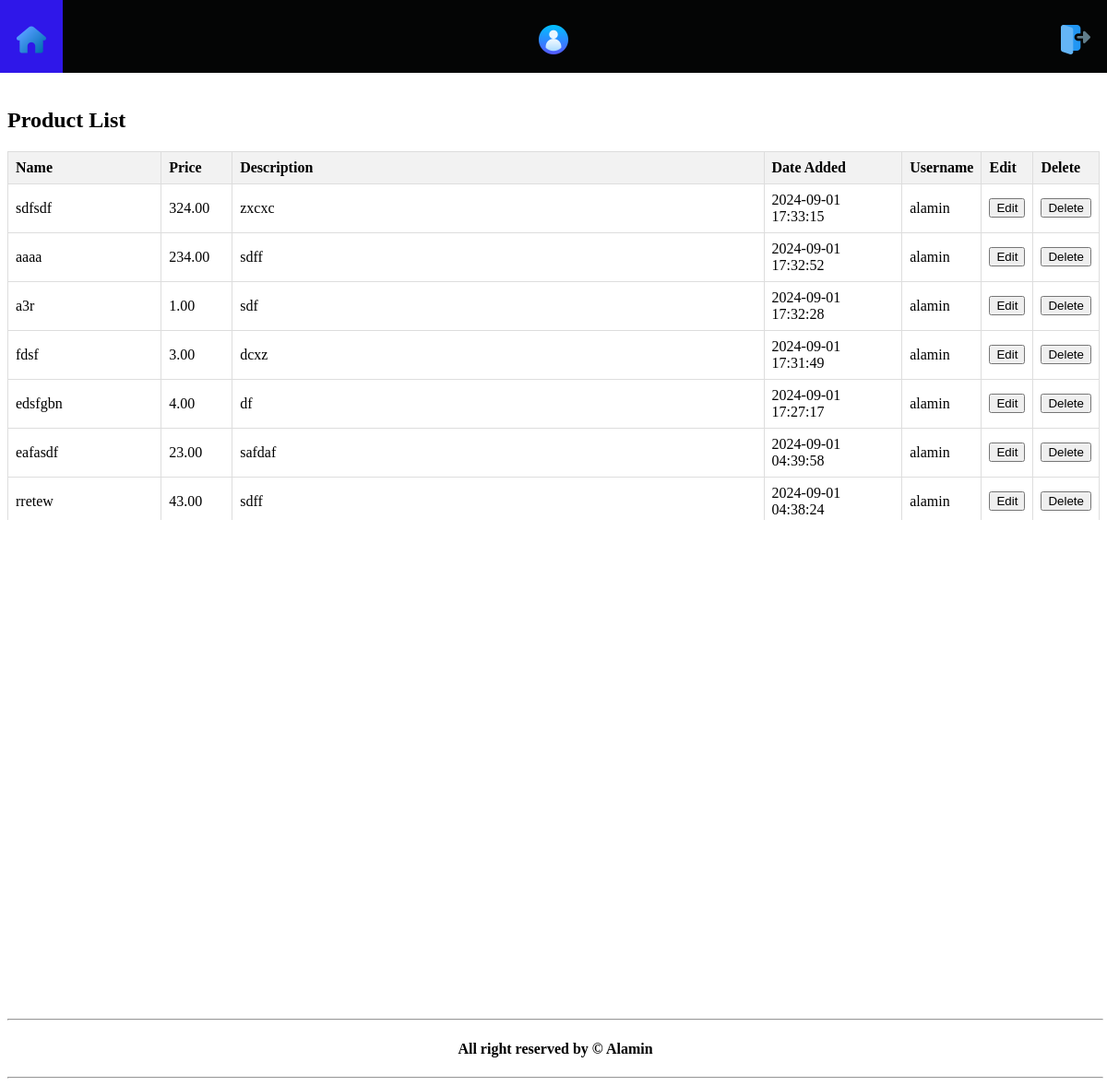
/view_products.php (signed in), run on the app's committed database.
### tables this page shows
CREATE TABLE `products_list` (
  `id` int NOT NULL AUTO_INCREMENT,
  `name` varchar(255) NOT NULL,
  `price` decimal(10,2) NOT NULL,
  `description` text NOT NULL,
  `created_at` timestamp NULL DEFAULT CURRENT_TIMESTAMP,
  `username` varchar(255) NOT NULL,
  PRIMARY KEY (`id`)
);

### include/product.php (called while the page is built, shortened)
<?php
require_once './config/database.php';
function get_products() {
    global $conn;
    $result = $conn->query("SELECT * FROM products_list ORDER BY created_at DESC");
    return $result->fetch_all(MYSQLI_ASSOC);
}
?>

### view_products.php (the view, shortened to what this page needs)
<?php
require_once 'include/product.php';
$products = get_products();
include 'include/header.php';
?>
<link rel="stylesheet" href="./style/product.css">
<h2>Product List</h2>
<div class="table-container">
    <table>
        <tr>
            <th>Name</th>
            <th>Price</th>
            <th>Description</th>
            <th>Date Added</th>
            <th>Username</th>
            <th>Edit</th>
            <th>Delete</th>
        </tr>
        <?php foreach ($products as $product): ?>
        <tr>
            <td><?php echo htmlspecialchars($product['name']); ?></td>
            <td><?php echo htmlspecialchars($product['price']); ?></td>
            <td><?php echo htmlspecialchars($product['description']); ?></td>
            <td><?php echo htmlspecialchars($product['created_at']); ?></td>
            <td><?php echo htmlspecialchars($product['username']); ?></td>
            <td><button onclick="openEditModal(<?php echo htmlspecialchars(json_encode($product)); ?>)">Edit</button>
            </td>
            <td><button onclick="confirmDelete(<?php echo $product['id']; ?>)">Delete</button></td>
        </tr>
        <?php endforeach; ?>
    </table>
</div>
<?php include 'include/footer.php'; ?>

### include/header.php (shortened to what this page needs)
<!DOCTYPE html>
<html lang="en">
<head>
    <link rel="stylesheet" href="./style/style.css">
</head>
<body>
    <section>
        <nav class="navbar">
            <a title="GO to Home" href="./index.php"><img src="./media/home-button.png" alt="home"></a>
            <?php if(!isset($_SESSION['username'])): ?>
            <a title="user" href=""><img src="./media/user.png" alt="user"></a>
            <?php else: ?>
            <a title="<?php echo $_SESSION['username']; ?>:View profile" href="profile.php"><img  src="./media/user.png"
                    alt="user"></a>
            <?php endif; ?>
            <a title="Logout" href="./include/logout.php"><img  src="./media/logout.png" alt="logout img"></a>
        </nav>
    </section>
    <br>

### include/footer.php (shortened to what this page needs)
<footer class="" style=" position: absolute;
            bottom: 0;width:99%;
           ">
           <hr>
<h4 style="text-align:center; ">All right reserved by &copy Alamin</h4>
<hr>
</footer>
</body>
</html>

### style/style.css (style rules this page uses)
.navbar { display: flex; margin-top: -9px; height: 80px; background-color: #040505; justify-content: space-between; margin-left: -8px; margin-right: -8px; }
.navbar a { text-decoration: none; padding: 28px 18px; font-size: 25px; }

### style/product.css (style rules this page uses)
.table-container { width: 100%; height: 400px; overflow-x: auto; }
table { width: 100%; border-collapse: collapse; overflow: auto; }
th, td { border: 1px solid #ddd; padding: 8px; text-align: left; }
th { background-color: #f2f2f2; position: sticky; top: 0; z-index: 1; }

### data on the page
products_list: name "sdfsdf", price "324.00", description "zxcxc", created_at "2024-09-01 17:33:15", username "alamin"
products_list: name "aaaa", price "234.00", description "sdff", created_at "2024-09-01 17:32:52", username "alamin"
products_list: name "a3r", price "1.00", description "sdf", created_at "2024-09-01 17:32:28", username "alamin"
products_list: name "fdsf", price "3.00", description "dcxz", created_at "2024-09-01 17:31:49", username "alamin"
products_list: name "edsfgbn", price "4.00", description "df", created_at "2024-09-01 17:27:17", username "alamin"
products_list: name "eafasdf", price "23.00", description "safdaf", created_at "2024-09-01 04:39:58", username "alamin"
products_list: name "rretew", price "43.00", description "sdff", created_at "2024-09-01 04:38:24", username "alamin"
